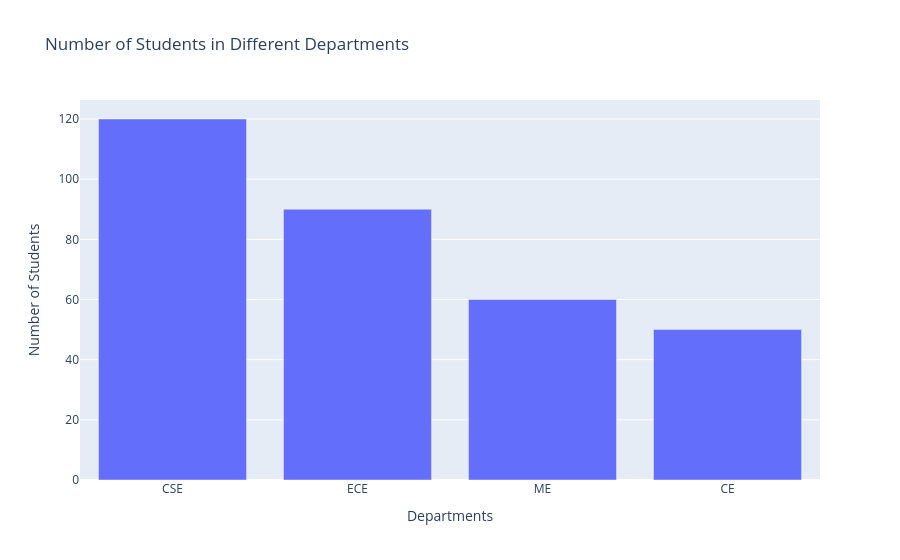

Notebook code for this chart:
### Markdown cell above
2. Bar Chart

### Code cell
import plotly.express as px

# Given data
departments = ['CSE', 'ECE', 'ME', 'CE']
students = [120, 90, 60, 50]

# Create bar chart
fig = px.bar(
    x=departments,
    y=students,
    title='Number of Students in Different Departments',
    labels={'x': 'Departments', 'y': 'Number of Students'}
)

# Display the chart (inline in VS Code notebook)
fig.show()

### Figure 1 — Plotly figure (JSON) as saved in the notebook; plotly's stock layout.template omitted (floating-point values rounded to 4 significant figures)
{"data": [{"hovertemplate": "Departments=%{x}<br>Number of Students=%{y}<extra></extra>", "legendgroup": "", "marker": {"color": "#636efa", "pattern": {"shape": ""}}, "name": "", "orientation": "v", "showlegend": false, "textposition": "auto", "type": "bar", "x": ["CSE", "ECE", "ME", "CE"], "xaxis": "x", "y": [120, 90, 60, 50], "yaxis": "y"}], "layout": {"barmode": "relative", "legend": {"tracegroupgap": 0}, "title": {"text": "Number of Students in Different Departments"}, "xaxis": {"anchor": "y", "domain": [0, 1], "title": {"text": "Departments"}}, "yaxis": {"anchor": "x", "domain": [0, 1], "title": {"text": "Number of Students"}}}}
